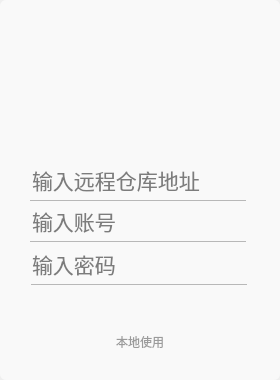
<?xml version="1.0" encoding="UTF-8"?>
<ui version="4.0">
 <class>LoginWidget</class>
 <widget class="QWidget" name="LoginWidget">
  <property name="geometry">
   <rect>
    <x>0</x>
    <y>0</y>
    <width>280</width>
    <height>380</height>
   </rect>
  </property>
  <property name="windowTitle">
   <string>Form</string>
  </property>
  <property name="styleSheet">
   <string notr="true"/>
  </property>
  <layout class="QVBoxLayout" name="verticalLayout">
   <property name="spacing">
    <number>0</number>
   </property>
   <property name="leftMargin">
    <number>0</number>
   </property>
   <property name="topMargin">
    <number>0</number>
   </property>
   <property name="rightMargin">
    <number>0</number>
   </property>
   <property name="bottomMargin">
    <number>0</number>
   </property>
   <item>
    <widget class="QWidget" name="widget" native="true">
     <property name="styleSheet">
      <string notr="true">QWidget#widget{
	background-color:#F9F9F9;
    border-radius: 6px;
}</string>
     </property>
     <widget class="QPushButton" name="pushButton_close">
      <property name="geometry">
       <rect>
        <x>12</x>
        <y>10</y>
        <width>16</width>
        <height>16</height>
       </rect>
      </property>
      <property name="styleSheet">
       <string notr="true">QPushButton#pushButton_close{border-image: url(:/images/icon-close-down.png);}
QPushButton#pushButton_close:pressed{border-image: url(:/images/icon-close-up.png);}</string>
      </property>
      <property name="text">
       <string/>
      </property>
      <property name="iconSize">
       <size>
        <width>16</width>
        <height>16</height>
       </size>
      </property>
      <property name="autoRepeat">
       <bool>false</bool>
      </property>
      <property name="autoExclusive">
       <bool>false</bool>
      </property>
      <property name="autoDefault">
       <bool>false</bool>
      </property>
      <property name="default">
       <bool>false</bool>
      </property>
      <property name="flat">
       <bool>true</bool>
      </property>
     </widget>
     <widget class="QWidget" name="layoutWidget">
      <property name="geometry">
       <rect>
        <x>30</x>
        <y>201</y>
        <width>218</width>
        <height>43</height>
       </rect>
      </property>
      <layout class="QVBoxLayout" name="verticalLayout_5">
       <property name="spacing">
        <number>0</number>
       </property>
       <property name="sizeConstraint">
        <enum>QLayout::SetDefaultConstraint</enum>
       </property>
       <item>
        <widget class="QLineEdit" name="lineEdit_username">
         <property name="minimumSize">
          <size>
           <width>216</width>
           <height>40</height>
          </size>
         </property>
         <property name="maximumSize">
          <size>
           <width>216</width>
           <height>40</height>
          </size>
         </property>
         <property name="font">
          <font>
           <pointsize>16</pointsize>
          </font>
         </property>
         <property name="styleSheet">
          <string notr="true">QLineEdit#lineEdit_username{
	background-color:rgba(255, 255, 255, 0);
}</string>
         </property>
         <property name="frame">
          <bool>false</bool>
         </property>
         <property name="placeholderText">
          <string>输入账号</string>
         </property>
        </widget>
       </item>
       <item>
        <widget class="QFrame" name="frame_4">
         <property name="minimumSize">
          <size>
           <width>216</width>
           <height>1</height>
          </size>
         </property>
         <property name="maximumSize">
          <size>
           <width>216</width>
           <height>1</height>
          </size>
         </property>
         <property name="frameShape">
          <enum>QFrame::StyledPanel</enum>
         </property>
         <property name="frameShadow">
          <enum>QFrame::Raised</enum>
         </property>
        </widget>
       </item>
      </layout>
     </widget>
     <widget class="QFrame" name="frame_6">
      <property name="geometry">
       <rect>
        <x>31</x>
        <y>284</y>
        <width>216</width>
        <height>1</height>
       </rect>
      </property>
      <property name="sizePolicy">
       <sizepolicy hsizetype="Preferred" vsizetype="Preferred">
        <horstretch>0</horstretch>
        <verstretch>0</verstretch>
       </sizepolicy>
      </property>
      <property name="minimumSize">
       <size>
        <width>216</width>
        <height>1</height>
       </size>
      </property>
      <property name="maximumSize">
       <size>
        <width>216</width>
        <height>1</height>
       </size>
      </property>
      <property name="frameShape">
       <enum>QFrame::StyledPanel</enum>
      </property>
      <property name="frameShadow">
       <enum>QFrame::Raised</enum>
      </property>
     </widget>
     <widget class="QWidget" name="layoutWidget">
      <property name="geometry">
       <rect>
        <x>30</x>
        <y>160</y>
        <width>218</width>
        <height>43</height>
       </rect>
      </property>
      <layout class="QVBoxLayout" name="verticalLayout_4">
       <property name="spacing">
        <number>0</number>
       </property>
       <property name="sizeConstraint">
        <enum>QLayout::SetDefaultConstraint</enum>
       </property>
       <item>
        <widget class="QLineEdit" name="lineEdit_repoUrl">
         <property name="minimumSize">
          <size>
           <width>216</width>
           <height>40</height>
          </size>
         </property>
         <property name="maximumSize">
          <size>
           <width>216</width>
           <height>40</height>
          </size>
         </property>
         <property name="font">
          <font>
           <pointsize>16</pointsize>
          </font>
         </property>
         <property name="styleSheet">
          <string notr="true">QLineEdit#lineEdit_repoUrl{
	background-color:rgba(255, 255, 255, 0);
}</string>
         </property>
         <property name="frame">
          <bool>false</bool>
         </property>
         <property name="placeholderText">
          <string>输入远程仓库地址</string>
         </property>
         <property name="cursorMoveStyle">
          <enum>Qt::LogicalMoveStyle</enum>
         </property>
        </widget>
       </item>
       <item>
        <widget class="QFrame" name="frame_3">
         <property name="minimumSize">
          <size>
           <width>216</width>
           <height>1</height>
          </size>
         </property>
         <property name="maximumSize">
          <size>
           <width>216</width>
           <height>1</height>
          </size>
         </property>
         <property name="frameShape">
          <enum>QFrame::StyledPanel</enum>
         </property>
         <property name="frameShadow">
          <enum>QFrame::Raised</enum>
         </property>
        </widget>
       </item>
      </layout>
     </widget>
     <widget class="QWidget" name="layoutWidget">
      <property name="geometry">
       <rect>
        <x>30</x>
        <y>243</y>
        <width>218</width>
        <height>42</height>
       </rect>
      </property>
      <layout class="QHBoxLayout" name="horizontalLayout">
       <property name="spacing">
        <number>0</number>
       </property>
       <item>
        <widget class="QLineEdit" name="lineEdit_password">
         <property name="minimumSize">
          <size>
           <width>196</width>
           <height>40</height>
          </size>
         </property>
         <property name="maximumSize">
          <size>
           <width>196</width>
           <height>40</height>
          </size>
         </property>
         <property name="font">
          <font>
           <pointsize>16</pointsize>
          </font>
         </property>
         <property name="styleSheet">
          <string notr="true">QLineEdit#lineEdit_password{
	background-color:rgba(255, 255, 255, 0);
}</string>
         </property>
         <property name="frame">
          <bool>false</bool>
         </property>
         <property name="echoMode">
          <enum>QLineEdit::Password</enum>
         </property>
         <property name="placeholderText">
          <string>输入密码</string>
         </property>
        </widget>
       </item>
       <item>
        <widget class="QPushButton" name="pushButton_enter">
         <property name="minimumSize">
          <size>
           <width>20</width>
           <height>20</height>
          </size>
         </property>
         <property name="maximumSize">
          <size>
           <width>20</width>
           <height>20</height>
          </size>
         </property>
         <property name="styleSheet">
          <string notr="true">QPushButton#pushButton_enter{border-image: url(:/images/icon-enter-down.png);}</string>
         </property>
         <property name="text">
          <string/>
         </property>
         <property name="flat">
          <bool>true</bool>
         </property>
        </widget>
       </item>
      </layout>
     </widget>
     <widget class="QPushButton" name="pushButton_initLocal">
      <property name="geometry">
       <rect>
        <x>90</x>
        <y>330</y>
        <width>100</width>
        <height>24</height>
       </rect>
      </property>
      <property name="styleSheet">
       <string notr="true">#pushButton_initLocal{
	color:#9B9B9B;
}</string>
      </property>
      <property name="text">
       <string>本地使用</string>
      </property>
      <property name="flat">
       <bool>true</bool>
      </property>
     </widget>
     <widget class="QLabel" name="label">
      <property name="geometry">
       <rect>
        <x>100</x>
        <y>40</y>
        <width>80</width>
        <height>80</height>
       </rect>
      </property>
      <property name="frameShadow">
       <enum>QFrame::Plain</enum>
      </property>
      <property name="lineWidth">
       <number>0</number>
      </property>
      <property name="text">
       <string/>
      </property>
      <property name="textFormat">
       <enum>Qt::AutoText</enum>
      </property>
      <property name="pixmap">
       <pixmap resource="../resources/resources.qrc">:/images/icon-logo.png</pixmap>
      </property>
      <property name="scaledContents">
       <bool>true</bool>
      </property>
      <property name="indent">
       <number>0</number>
      </property>
      <property name="textInteractionFlags">
       <set>Qt::NoTextInteraction</set>
      </property>
     </widget>
     <zorder>layoutWidget</zorder>
     <zorder>pushButton_close</zorder>
     <zorder>layoutWidget</zorder>
     <zorder>layoutWidget</zorder>
     <zorder>frame_6</zorder>
     <zorder>pushButton_initLocal</zorder>
     <zorder>label</zorder>
    </widget>
   </item>
  </layout>
 </widget>
 <resources>
  <include location="../resources/resources.qrc"/>
 </resources>
 <connections/>
</ui>
